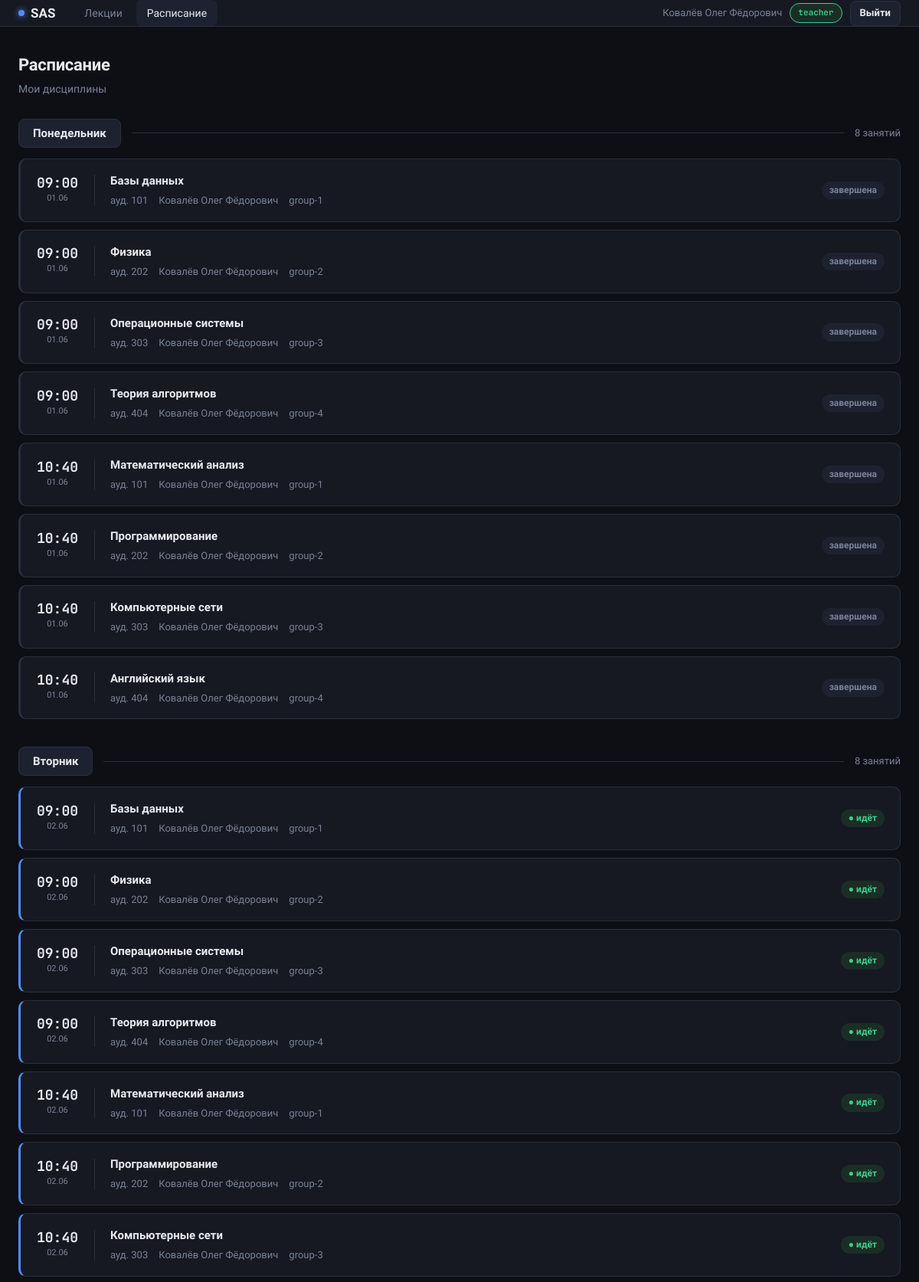
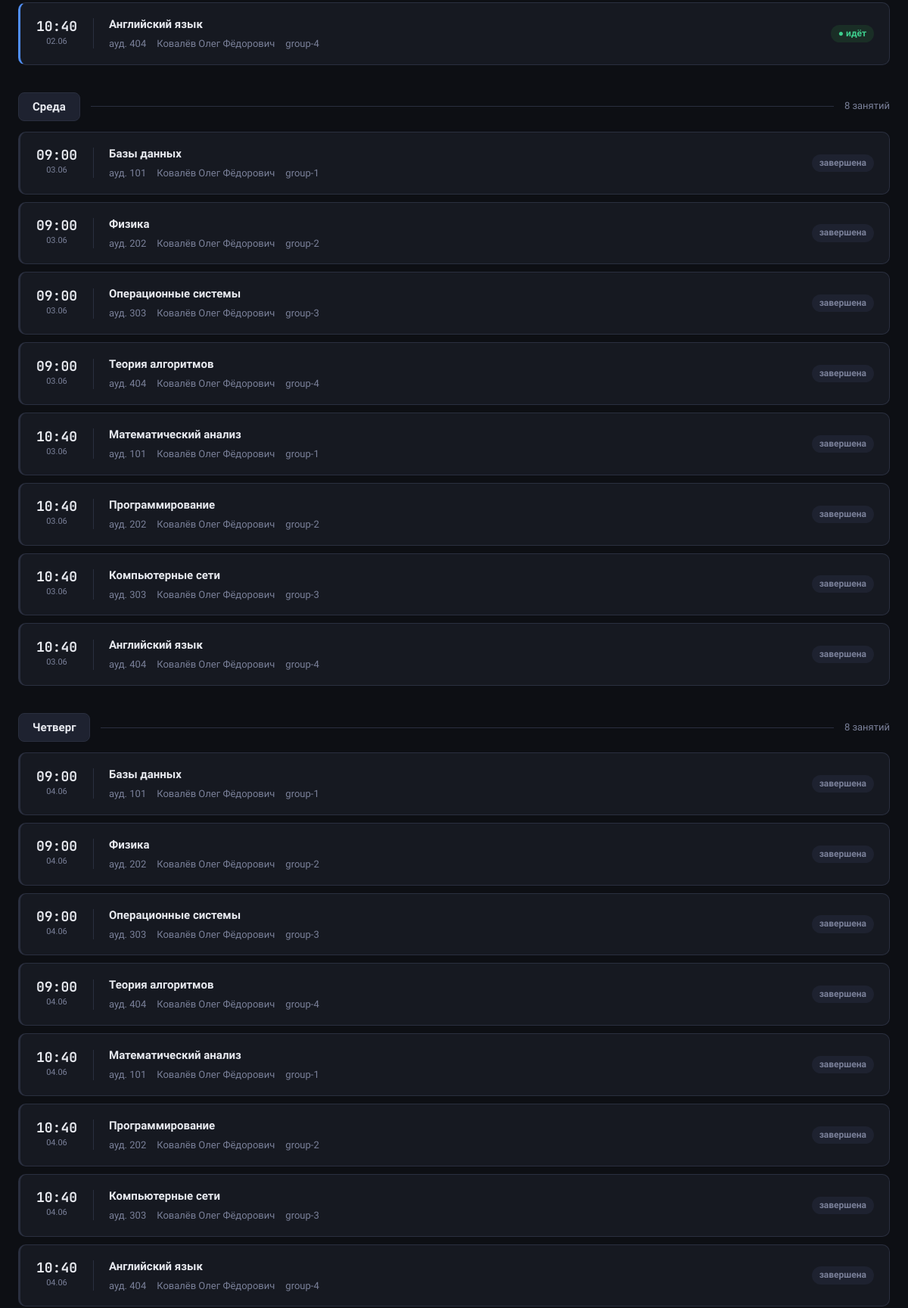
The page /schedule (signed in, upper part) on the database its author committed (2 pictures, top to bottom).
### models.py (models this page shows, shortened)
class User(UserMixin, db.Model):
    __tablename__ = 'users'
    id            = db.Column(db.Integer, primary_key=True)
    username      = db.Column(db.String(50), unique=True, nullable=False)
    password_hash = db.Column(db.String(255), nullable=False)
    full_name     = db.Column(db.String(100), nullable=False)
    role          = db.Column(db.String(20), nullable=False, default='student')
    approved      = db.Column(db.Boolean, default=False)
    student_id    = db.Column(db.Integer, db.ForeignKey('students.id'), nullable=True)
    def is_admin(self):    return self.role == 'admin'
    def is_teacher(self):  return self.role == 'teacher'
    def is_student(self):  return self.role == 'student'

class Lecture(db.Model):
    __tablename__ = 'lectures'
    id         = db.Column(db.Integer, primary_key=True)
    subject_id = db.Column(db.Integer, db.ForeignKey('subjects.id'), nullable=False)
    group_id   = db.Column(db.Integer, db.ForeignKey('groups.id'), nullable=False)
    date       = db.Column(db.DateTime, nullable=False, default=datetime.utcnow)
    room       = db.Column(db.String(20))
    is_open    = db.Column(db.Boolean, default=True)
    group       = db.relationship('Group', backref='lectures')
    attendances = db.relationship('Attendance', backref='lecture', lazy=True)

class Subject(db.Model):
    __tablename__ = 'subjects'
    id         = db.Column(db.Integer, primary_key=True)
    name       = db.Column(db.String(100), nullable=False)
    teacher_id = db.Column(db.Integer, db.ForeignKey('users.id'), nullable=True)
    teacher  = db.relationship(
        'User',
        foreign_keys=[teacher_id],
        backref=db.backref('subjects', lazy=True)
    )
    lectures = db.relationship('Lecture', backref='subject', lazy=True)

class Group(db.Model):
    __tablename__ = 'groups'
    id       = db.Column(db.Integer, primary_key=True)
    name     = db.Column(db.String(30), unique=True, nullable=False)
    students = db.relationship('Student', backref='group', lazy=True)

### app.py (the view, shortened to what this page needs)
@app.route('/schedule')
@login_required
def student_schedule():
    now = datetime.now()
    if current_user.is_teacher():
        subject_ids = [s.id for s in current_user.subjects]
        lectures = (Lecture.query
                    .filter(Lecture.subject_id.in_(subject_ids))
                    .order_by(Lecture.date.asc()).all()
                    if subject_ids else [])
        return render_template('schedule.html',
                               schedule=group_by_weekday(lectures),
                               student_record=None,
                               attendance_ids=set(),
                               now=now)

### app.py (called while the page is built)
def group_by_weekday(lectures):
    from collections import OrderedDict
    result = OrderedDict()
    for lec in lectures:
        wd = lec.date.weekday()   # 0=пн, 5=сб, 6=вс
        if wd == 6:               # воскресенье пропускаем
            continue
        if wd not in result:
            result[wd] = {'name': WEEKDAYS_RU[wd], 'lectures': []}
        result[wd]['lectures'].append(lec)
    return OrderedDict(sorted(result.items()))

@login_manager.user_loader
def load_user(user_id):
    return User.query.get(int(user_id))

@app.context_processor
def inject_globals():
    return {'now': datetime.now()}

### templates/schedule.html (shortened to what this page needs)
{% extends 'base.html' %}
{% block content %}
<div class="page-header">
  <div>
    <h1>Расписание</h1>
    <div class="sub">
      {% if current_user.is_admin() %}
        Все занятия системы
      {% elif current_user.is_teacher() %}
        Мои дисциплины
      {% elif student_record %}
        {{ student_record.full_name }} · {{ student_record.group.name }}
      {% else %}
        Аккаунт не привязан к записи студента
      {% endif %}
    </div>
  </div>
</div>
{% if current_user.is_student() and not student_record %}
<div class="card" style="text-align:center;padding:40px">
  <div style="font-size:36px;margin-bottom:16px">🔗</div>
  <h2 style="margin-bottom:10px">Аккаунт не привязан</h2>
  <p style="color:var(--muted);font-size:14px;max-width:400px;margin:0 auto">
    Обратитесь к администратору — он привяжет вашу запись к аккаунту.
  </p>
</div>
{% elif not schedule %}
<div class="empty">Расписание пока не добавлено</div>
{% else %}
{% for wd, day in schedule.items() %}
<div class="section">
  <div style="display:flex;align-items:center;gap:14px;margin-bottom:14px">
    <div style="
      background:var(--bg3);
      border:1px solid var(--border);
      border-radius:8px;
      padding:6px 18px;
      font-weight:700;
      font-size:15px;
    ">{{ day.name }}</div>
    <div style="flex:1;height:1px;background:var(--border)"></div>
    <div style="font-size:13px;color:var(--muted)">
      {{ day.lectures|length }} занятий
    </div>
  </div>
  <div style="display:flex;flex-direction:column;gap:10px">
    {% for lec in day.lectures %}
      {% set is_visited = lec.id in attendance_ids %}
    <div style="
      background:var(--bg2);
      border:1px solid var(--border);
      border-left:3px solid
        {% if is_visited %}var(--green)
        {% elif lec.is_open %}var(--accent)
        {% else %}var(--border){% endif %};
      border-radius:var(--radius);
      padding:16px 20px;
      display:flex;
      align-items:center;
      gap:20px;
      flex-wrap:wrap;
    ">
      <div style="min-width:56px;text-align:center">
        <div style="font-family:var(--mono);font-size:18px;font-weight:700;line-height:1">
          {{ lec.date.strftime('%H:%M') }}
        </div>
        <div style="font-size:11px;color:var(--muted);margin-top:2px">
          {{ lec.date.strftime('%d.%m') }}
        </div>
      </div>
      <div style="flex:1;min-width:160px">
        <div style="font-weight:700;font-size:15px;margin-bottom:4px">
          {{ lec.subject.name }}
        </div>
        <div style="font-size:13px;color:var(--muted);display:flex;gap:14px;flex-wrap:wrap">
          {% if lec.room %}
            <span>ауд. {{ lec.room }}</span>
          {% endif %}
          {% if lec.subject.teacher %}
            <span>{{ lec.subject.teacher.full_name }}</span>
          {% endif %}
          <span>{{ lec.group.name }}</span>
        </div>
      </div>
      <div style="display:flex;flex-direction:column;align-items:flex-end;gap:6px">
        {% if lec.is_open %}
          <span class="pill pill-green">● идёт</span>
        {% elif lec.date > now %}
          <span class="pill pill-blue">предстоит</span>
        {% else %}
          <span class="pill pill-muted">завершена</span>
        {% endif %}
      </div>
    </div>
    {% endfor %}
  </div>
</div>
{% endfor %}
{% endif %}
{% endblock %}

### templates/base.html (shortened to what this page needs)
<!DOCTYPE html>
<html lang="ru">
<head>
</head>
<body>
{% if current_user.is_authenticated %}
<nav>
  <a href="{{ url_for('dashboard') }}" class="nav-logo">
    <span class="dot"></span> SAS
  </a>
  <div class="nav-links">
    {% if current_user.role in ('teacher', 'admin') %}
    <a href="{{ url_for('teacher_dashboard') }}"
       class="{{ 'active' if request.endpoint in ('teacher_dashboard', 'lecture_detail') else '' }}">Лекции</a>
    {% endif %}
    <a href="{{ url_for('student_schedule') }}"
       class="{{ 'active' if request.endpoint == 'student_schedule' else '' }}">Расписание</a>
  </div>
  <div class="nav-user">
    <span>{{ current_user.full_name }}</span>
    <span class="role-badge {{ current_user.role }}">{{ current_user.role }}</span>
    <a href="{{ url_for('logout') }}" class="btn btn-ghost btn-sm">Выйти</a>
  </div>
</nav>
{% endif %}
<main>{% block content %}{% endblock %}</main>
</body>
</html>

### templates/base.html (style rules this page uses)
*, *::before, *::after { box-sizing: border-box; margin: 0; padding: 0; }
:root { --bg: #0d0f14; --bg2: #161921; --bg3: #1e2230; --border: #2a2f3f; --text: #e8eaf0; --muted: #7a8099; --accent: #4f8ef7; --green: #3ecf8e; --red: #f06060; --amber: #f5a623; --purple: #a78bfa; --radius: 10px; --font: 'Golos Text', sans-serif; --mono: 'JetBrains Mono', monospace; }
html, body { height: 100%; }
body { font-family: var(--font); background: var(--bg); color: var(--text); font-size: 15px; line-height: 1.6; display: flex; flex-direction: column; min-height: 100vh; }
a { color: var(--accent); text-decoration: none; }
nav { background: var(--bg2); border-bottom: 1px solid var(--border); padding: 0 24px; height: 58px; display: flex; align-items: center; gap: 24px; position: sticky; top: 0; z-index: 100; }
.nav-logo { font-weight: 700; font-size: 17px; color: var(--text); display: flex; align-items: center; gap: 8px; text-decoration: none; }
.nav-logo .dot { width: 8px; height: 8px; background: var(--accent); border-radius: 50%; box-shadow: 0 0 8px var(--accent); }
.nav-links { display: flex; gap: 4px; flex: 1; }
.nav-links a { color: var(--muted); padding: 6px 14px; border-radius: 7px; font-size: 14px; font-weight: 500; transition: all .15s; }
.nav-links a:hover, .nav-links a.active { color: var(--text); background: var(--bg3); opacity: 1; }
.nav-user { display: flex; align-items: center; gap: 10px; font-size: 13px; color: var(--muted); }
.role-badge { padding: 3px 10px; border-radius: 20px; font-size: 11px; font-family: var(--mono); font-weight: 600; border: 1px solid; }
.role-badge.teacher { color: var(--green); border-color: var(--green); background: #1a2e26; }
main { flex: 1; padding: 32px 24px; max-width: 1200px; width: 100%; margin: 0 auto; }
.btn { padding: 8px 18px; border-radius: 7px; border: none; font-family: var(--font); font-size: 14px; font-weight: 600; cursor: pointer; transition: all .15s; display: inline-flex; align-items: center; gap: 6px; text-decoration: none; }
.btn-ghost { background: var(--bg3); color: var(--text); border: 1px solid var(--border); }
.btn-sm { padding: 5px 12px; font-size: 13px; }
.pill { display: inline-block; padding: 2px 10px; border-radius: 20px; font-size: 12px; font-weight: 600; }
.pill-green { background: #1a2e26; color: var(--green); }
.pill-muted { background: var(--bg3); color: var(--muted); }
.page-header { display: flex; align-items: flex-start; justify-content: space-between; margin-bottom: 28px; gap: 16px; flex-wrap: wrap; }
.page-header h1 { font-size: 22px; font-weight: 700; letter-spacing: -0.3px; }
.page-header .sub { font-size: 14px; color: var(--muted); margin-top: 2px; }
.section { margin-bottom: 36px; }

### rows shown on the page
User: full_name "Ковалёв Олег Фёдорович", role "teacher"
Lecture: date "09:00", date "01.06", subject.name "Базы данных", room "101", subject.teacher.full_name "Ковалёв Олег Фёдорович", group.name "group-1", is_open "завершена"
Lecture: date "09:00", date "01.06", subject.name "Физика", room "202", subject.teacher.full_name "Ковалёв Олег Фёдорович", group.name "group-2", is_open "завершена"
Lecture: date "09:00", date "01.06", subject.name "Операционные системы", room "303", subject.teacher.full_name "Ковалёв Олег Фёдорович", group.name "group-3", is_open "завершена"
Lecture: date "09:00", date "01.06", subject.name "Теория алгоритмов", room "404", subject.teacher.full_name "Ковалёв Олег Фёдорович", group.name "group-4", is_open "завершена"
Lecture: date "10:40", date "01.06", subject.name "Математический анализ", room "101", subject.teacher.full_name "Ковалёв Олег Фёдорович", group.name "group-1", is_open "завершена"
Lecture: date "10:40", date "01.06", subject.name "Программирование", room "202", subject.teacher.full_name "Ковалёв Олег Фёдорович", group.name "group-2", is_open "завершена"
Lecture: date "10:40", date "01.06", subject.name "Компьютерные сети", room "303", subject.teacher.full_name "Ковалёв Олег Фёдорович", group.name "group-3", is_open "завершена"
Lecture: date "10:40", date "01.06", subject.name "Английский язык", room "404", subject.teacher.full_name "Ковалёв Олег Фёдорович", group.name "group-4", is_open "завершена"
Lecture: date "09:00", date "02.06", subject.name "Базы данных", room "101", subject.teacher.full_name "Ковалёв Олег Фёдорович", group.name "group-1", is_open "● идёт"
Lecture: date "09:00", date "02.06", subject.name "Физика", room "202", subject.teacher.full_name "Ковалёв Олег Фёдорович", group.name "group-2", is_open "● идёт"
Lecture: date "09:00", date "02.06", subject.name "Операционные системы", room "303", subject.teacher.full_name "Ковалёв Олег Фёдорович", group.name "group-3", is_open "● идёт"
Lecture: date "09:00", date "02.06", subject.name "Теория алгоритмов", room "404", subject.teacher.full_name "Ковалёв Олег Фёдорович", group.name "group-4", is_open "● идёт"
Lecture: date "10:40", date "02.06", subject.name "Математический анализ", room "101", subject.teacher.full_name "Ковалёв Олег Фёдорович", group.name "group-1", is_open "● идёт"
Lecture: date "10:40", date "02.06", subject.name "Программирование", room "202", subject.teacher.full_name "Ковалёв Олег Фёдорович", group.name "group-2", is_open "● идёт"
Lecture: date "10:40", date "02.06", subject.name "Компьютерные сети", room "303", subject.teacher.full_name "Ковалёв Олег Фёдорович", group.name "group-3", is_open "● идёт"
Lecture: date "10:40", date "02.06", subject.name "Английский язык", room "404", subject.teacher.full_name "Ковалёв Олег Фёдорович", group.name "group-4", is_open "● идёт"
Lecture: date "09:00", date "03.06", subject.name "Базы данных", room "101", subject.teacher.full_name "Ковалёв Олег Фёдорович", group.name "group-1", is_open "завершена"
Lecture: date "09:00", date "03.06", subject.name "Физика", room "202", subject.teacher.full_name "Ковалёв Олег Фёдорович", group.name "group-2", is_open "завершена"
Lecture: date "09:00", date "03.06", subject.name "Операционные системы", room "303", subject.teacher.full_name "Ковалёв Олег Фёдорович", group.name "group-3", is_open "завершена"
Lecture: date "09:00", date "03.06", subject.name "Теория алгоритмов", room "404", subject.teacher.full_name "Ковалёв Олег Фёдорович", group.name "group-4", is_open "завершена"
Lecture: date "10:40", date "03.06", subject.name "Математический анализ", room "101", subject.teacher.full_name "Ковалёв Олег Фёдорович", group.name "group-1", is_open "завершена"
Lecture: date "10:40", date "03.06", subject.name "Программирование", room "202", subject.teacher.full_name "Ковалёв Олег Фёдорович", group.name "group-2", is_open "завершена"
Lecture: date "10:40", date "03.06", subject.name "Компьютерные сети", room "303", subject.teacher.full_name "Ковалёв Олег Фёдорович", group.name "group-3", is_open "завершена"
Lecture: date "10:40", date "03.06", subject.name "Английский язык", room "404", subject.teacher.full_name "Ковалёв Олег Фёдорович", group.name "group-4", is_open "завершена"
Lecture: date "09:00", date "04.06", subject.name "Базы данных", room "101", subject.teacher.full_name "Ковалёв Олег Фёдорович", group.name "group-1", is_open "завершена"
Lecture: date "09:00", date "04.06", subject.name "Физика", room "202", subject.teacher.full_name "Ковалёв Олег Фёдорович", group.name "group-2", is_open "завершена"
Lecture: date "09:00", date "04.06", subject.name "Операционные системы", room "303", subject.teacher.full_name "Ковалёв Олег Фёдорович", group.name "group-3", is_open "завершена"
Lecture: date "09:00", date "04.06", subject.name "Теория алгоритмов", room "404", subject.teacher.full_name "Ковалёв Олег Фёдорович", group.name "group-4", is_open "завершена"
Lecture: date "10:40", date "04.06", subject.name "Математический анализ", room "101", subject.teacher.full_name "Ковалёв Олег Фёдорович", group.name "group-1", is_open "завершена"
Lecture: date "10:40", date "04.06", subject.name "Программирование", room "202", subject.teacher.full_name "Ковалёв Олег Фёдорович", group.name "group-2", is_open "завершена"
Lecture: date "10:40", date "04.06", subject.name "Компьютерные сети", room "303", subject.teacher.full_name "Ковалёв Олег Фёдорович", group.name "group-3", is_open "завершена"
Lecture: date "10:40", date "04.06", subject.name "Английский язык", room "404", subject.teacher.full_name "Ковалёв Олег Фёдорович", group.name "group-4", is_open "завершена"

### other values the page prints
{{ day.name }} "Понедельник" "Вторник" "Среда" "Четверг"
{{ day.lectures|length }} "8" "8" "8" "8"
